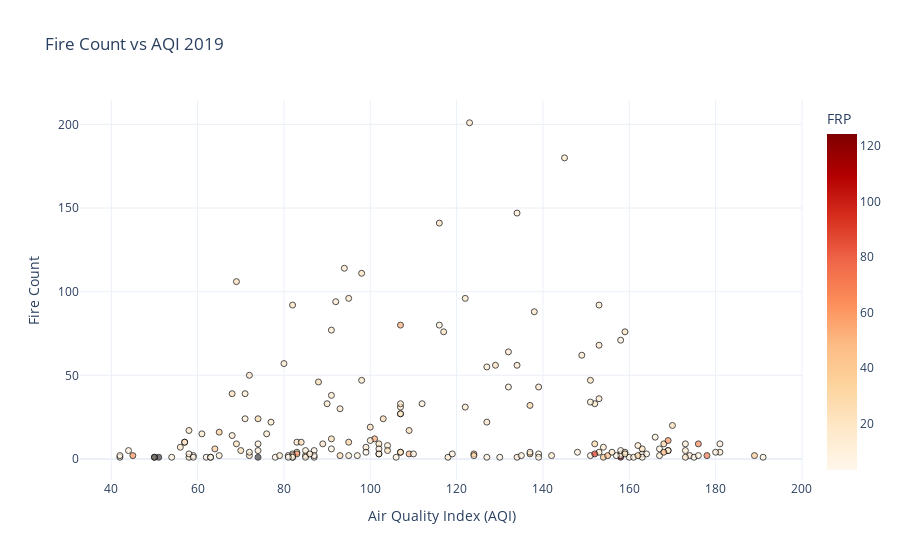
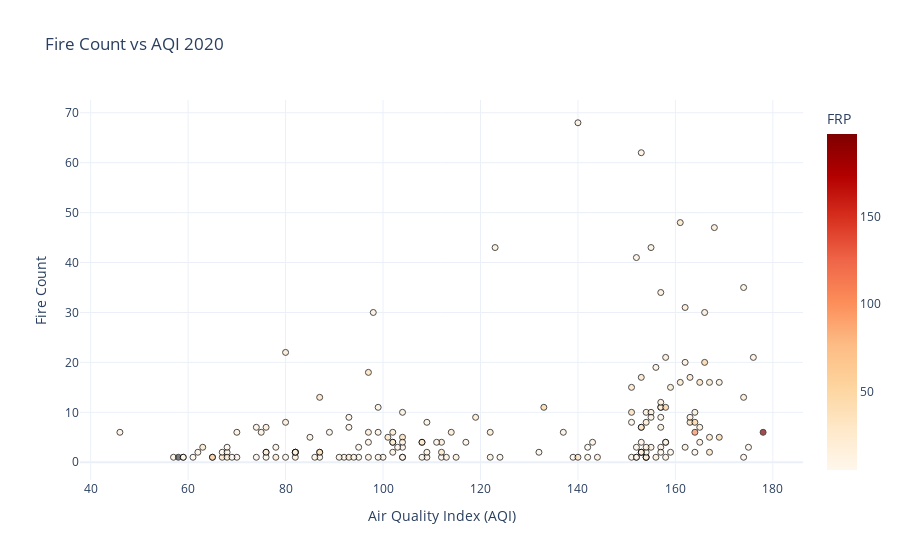

Notebook code cell kept with these figures, in order:
### Code cell
def scatter_plot_aqi_forest_fire(data,year):
    fig = px.scatter(
        data,
        x='aqi',
        y='fire_count',
        color='avg_frp',             # FRP as color (legend)
        hover_name='date',       # Date on hover
        color_continuous_scale='OrRd',
        labels={
            'aqi': 'Air Quality Index (AQI)',
            'fire_count': 'Fire Count',
            'avg_frp': 'FRP'
        },
        title=f'Fire Count vs AQI {year}',
        template='plotly_white'
    )

    fig.update_traces(marker=dict(line=dict(width=1, color='black'), opacity=0.7))
    fig.update_layout(legend_title='FRP')

    #fig.write_html(f'Forest_aqi_{year}.html')
    fig.show()
scatter_plot_aqi_forest_fire(merged_data_2019,2019)
scatter_plot_aqi_forest_fire(merged_data_2020,2020)
scatter_plot_aqi_forest_fire(merged_data_2021,2021)
scatter_plot_aqi_forest_fire(merged_data_2022,2022)
scatter_plot_aqi_forest_fire(merged_data_2023,2023)

### Figure 1 — Plotly figure (JSON) as saved in the notebook; plotly's stock layout.template omitted (floating-point values rounded to 4 significant figures; data arrays with more than 128 entries replaced by an {"elided": "..."} marker saying what was removed)
{"data": [{"hovertemplate": "<b>%{hovertext}</b><br><br>Air Quality Index (AQI)=%{x}<br>Fire Count=%{y}<br>FRP=%{marker.color}<extra></extra>", "hovertext": {"elided": "186 str values"}, "legendgroup": "", "marker": {"color": {"elided": "186 float values"}, "coloraxis": "coloraxis", "line": {"color": "black", "width": 1}, "opacity": 0.7, "symbol": "circle"}, "mode": "markers", "name": "", "orientation": "v", "showlegend": false, "type": "scatter", "x": {"elided": "186 int values"}, "xaxis": "x", "y": {"elided": "186 int values"}, "yaxis": "y"}], "layout": {"coloraxis": {"colorbar": {"title": {"text": "FRP"}}, "colorscale": [[0, "rgb(255,247,236)"], [0.125, "rgb(254,232,200)"], [0.25, "rgb(253,212,158)"], [0.375, "rgb(253,187,132)"], [0.5, "rgb(252,141,89)"], [0.625, "rgb(239,101,72)"], [0.75, "rgb(215,48,31)"], [0.875, "rgb(179,0,0)"], [1, "rgb(127,0,0)"]]}, "legend": {"title": {"text": "FRP"}, "tracegroupgap": 0}, "title": {"text": "Fire Count vs AQI 2019"}, "xaxis": {"anchor": "y", "domain": [0, 1], "title": {"text": "Air Quality Index (AQI)"}}, "yaxis": {"anchor": "x", "domain": [0, 1], "title": {"text": "Fire Count"}}}}

### Figure 2 — Plotly figure (JSON) as saved in the notebook; plotly's stock layout.template omitted (floating-point values rounded to 4 significant figures; data arrays with more than 128 entries replaced by an {"elided": "..."} marker saying what was removed)
{"data": [{"hovertemplate": "<b>%{hovertext}</b><br><br>Air Quality Index (AQI)=%{x}<br>Fire Count=%{y}<br>FRP=%{marker.color}<extra></extra>", "hovertext": {"elided": "173 str values"}, "legendgroup": "", "marker": {"color": {"elided": "173 float values"}, "coloraxis": "coloraxis", "line": {"color": "black", "width": 1}, "opacity": 0.7, "symbol": "circle"}, "mode": "markers", "name": "", "orientation": "v", "showlegend": false, "type": "scatter", "x": {"elided": "173 int values"}, "xaxis": "x", "y": {"elided": "173 int values"}, "yaxis": "y"}], "layout": {"coloraxis": {"colorbar": {"title": {"text": "FRP"}}, "colorscale": [[0, "rgb(255,247,236)"], [0.125, "rgb(254,232,200)"], [0.25, "rgb(253,212,158)"], [0.375, "rgb(253,187,132)"], [0.5, "rgb(252,141,89)"], [0.625, "rgb(239,101,72)"], [0.75, "rgb(215,48,31)"], [0.875, "rgb(179,0,0)"], [1, "rgb(127,0,0)"]]}, "legend": {"title": {"text": "FRP"}, "tracegroupgap": 0}, "title": {"text": "Fire Count vs AQI 2020"}, "xaxis": {"anchor": "y", "domain": [0, 1], "title": {"text": "Air Quality Index (AQI)"}}, "yaxis": {"anchor": "x", "domain": [0, 1], "title": {"text": "Fire Count"}}}}
